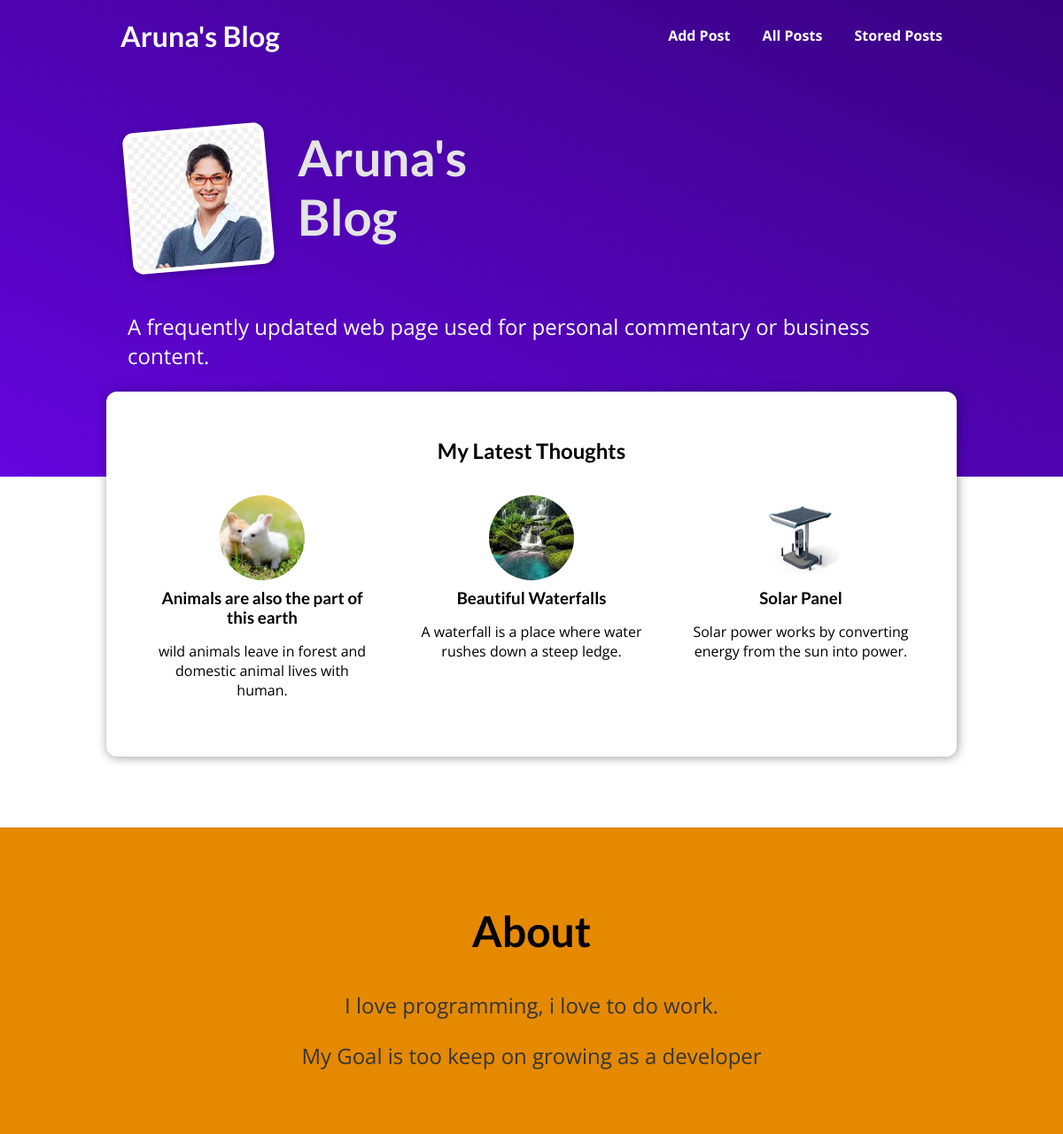
The page / on the database its author committed.
### blog/models.py (models this page shows, shortened)
class Post(models.Model):
    title = models.CharField(max_length=150)
    excerpt = models.CharField(max_length=200)
    image = models.ImageField(upload_to="posts",null=True)
    date = models.DateField(auto_now=True)
    slug=models.SlugField(unique=True,db_index=True)
    content = models.TextField(validators=[MinLengthValidator(10)])
    author = models.ForeignKey(Author,on_delete=models.SET_NULL,null=True,related_name="posts")
    tags = models.ManyToManyField(Tag)

### blog/views.py (the view)
# urls.py: path("",views.StartingPageView.as_view(),name="starting-page"),
class StartingPageView(ListView):
    template_name = "blog/index.html"
    model = Post
    ordering = ["-date"]
    context_object_name = "posts"
    def get_queryset(self):
        queryset = super().get_queryset()
        data = queryset[:3]
        return data

### blog/templates/blog/index.html (shortened to what this page needs)
{% extends "base.html" %}
{% load static %}
{% block css_files %}
<link rel="stylesheet" href="{% static "blog/index.css" %}"/>
<link rel="stylesheet" href="{% static "blog/post.css" %}"/>
{% endblock %}
{% block content %}
<section id="welcome">
    <header>
        <img src="{% static "blog/images/user.jpeg" %}" alt="Aruna-The author of this blog"/>
        <h2>Aruna's Blog</h2>
    </header>
    <p>A frequently updated web page used for personal commentary or business content.</p>
</section>
<section id="latest-posts">
    <h2>My Latest Thoughts</h2>
    <ul>
        {% for post in posts %}
            {% include "blog/includes/post.html"%}
        {% endfor %}
    </ul>
</section>
<section id="about">
    <h2>About</h2>
    <p>I love programming, i love to do work.</p>
    <p>My Goal is too keep on growing as a developer</p>
</section>
{% endblock  %}

### blog/templates/blog/includes/post.html
{% load static %}
<li>
    <article class="post">
        <a href="{% url "post-detail-page" post.slug %}">
            <img src="{{post.image.url}}" alt="{{post.title}}"/>
            <div class="post__content">
                <h3>{{post.title}}</h3>
                <p>
                    {{post.excerpt}}
                </p>
            </div>
        </a>
    </article>
</li>

### static/app.css (style rules this page uses)
* { box-sizing: border-box; }
html { font-family: 'Open Sans', 'Lato', sans-serif; }
body { margin: 0; }
h1, h2, h3 { font-family: 'Lato', sans-serif; font-weight: bold; }

### blog/static/blog/index.css (style rules this page uses)
#welcome { background: linear-gradient(to right top, #6305dd, #390281); padding: 6rem 12%; }
#welcome header { display: flex; align-items: flex-start; margin: 3rem auto; }
#welcome img { width: 10rem; height: 10rem; object-fit: cover; object-position: top; border: 5px solid white; border-radius: 12px; background-color: #ffe1bf; transform: rotateZ(-5deg); box-shadow: 0 2px 8px rgba(0, 0, 0, 0.25); }
#welcome h2 { font-size: 3.5rem; margin: 0 0 0 2rem; color: #e4e4e4; width: 10rem; }
#welcome p { color: white; font-size: 1.5rem; }
#latest-posts { background-color: white; padding: 2rem; border-radius: 12px; width: 60rem; margin: -6rem auto 2rem auto; box-shadow: 1px 1px 12px rgba(0, 0, 0, 0.4); }
#latest-posts h2 { text-align: center; }
#latest-posts ul { list-style: none; margin: 0; padding: 0; display: flex; gap: 1rem; }
#latest-posts li { flex: 1; }
#about { text-align: center; padding: 3rem; background-color: #e48900; margin-top: 5rem; }
#about h2 { font-size: 3rem; }
#about p { font-size: 1.5rem; color: #353535; }
.post { display: flex; flex-direction: column; align-items: center; text-align: center; }
.post a { text-decoration: none; color: black; transition: all 0.2s ease; padding: 1rem; }
.post img { width: 5rem; height: 5rem; object-fit: cover; border-radius: 50%; }
.post h3 { margin: 0.25rem 0; }

### blog/static/blog/post.css (style rules this page uses)
.post { display: flex; flex-direction: column; align-items: center; text-align: center; }
.post a { text-decoration: none; color: black; transition: all 0.2s ease; padding: 1rem; }
.post img { width: 6rem; height: 6rem; object-fit: cover; border-radius: 50%; }
.post h3 { margin: 0.25rem 0; }

### rows shown on the page
Post: image (picture), title "Animals are also the part of this earth", excerpt "wild animals leave in forest and domestic animal lives with human."
Post: image (picture), title "Beautiful Waterfalls", excerpt "A waterfall is a place where water rushes down a steep ledge."
Post: image (picture), title "Solar Panel", excerpt "Solar power works by converting energy from the sun into power."
